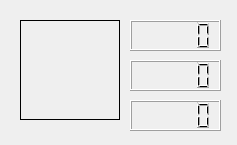
<?xml version="1.0" encoding="UTF-8"?>
<ui version="4.0">
 <class>MainWindow</class>
 <widget class="QMainWindow" name="MainWindow">
  <property name="geometry">
   <rect>
    <x>0</x>
    <y>0</y>
    <width>237</width>
    <height>145</height>
   </rect>
  </property>
  <property name="windowTitle">
   <string>MainWindow</string>
  </property>
  <widget class="QWidget" name="centralWidget">
   <widget class="QLabelMouse" name="label">
    <property name="geometry">
     <rect>
      <x>20</x>
      <y>20</y>
      <width>100</width>
      <height>100</height>
     </rect>
    </property>
    <property name="frameShape">
     <enum>QFrame::Box</enum>
    </property>
    <property name="text">
     <string/>
    </property>
   </widget>
   <widget class="QLCDNumber" name="lcdNumberX">
    <property name="geometry">
     <rect>
      <x>130</x>
      <y>20</y>
      <width>91</width>
      <height>31</height>
     </rect>
    </property>
   </widget>
   <widget class="QLCDNumber" name="lcdNumberY">
    <property name="geometry">
     <rect>
      <x>130</x>
      <y>60</y>
      <width>91</width>
      <height>31</height>
     </rect>
    </property>
   </widget>
   <widget class="QLCDNumber" name="lcdNumberButton">
    <property name="geometry">
     <rect>
      <x>130</x>
      <y>100</y>
      <width>91</width>
      <height>31</height>
     </rect>
    </property>
   </widget>
  </widget>
 </widget>
 <layoutdefault spacing="6" margin="11"/>
 <customwidgets>
  <customwidget>
   <class>QLabelMouse</class>
   <extends>QLabel</extends>
   <header location="global">qlabelmouse.h</header>
  </customwidget>
 </customwidgets>
 <resources/>
 <connections/>
</ui>
